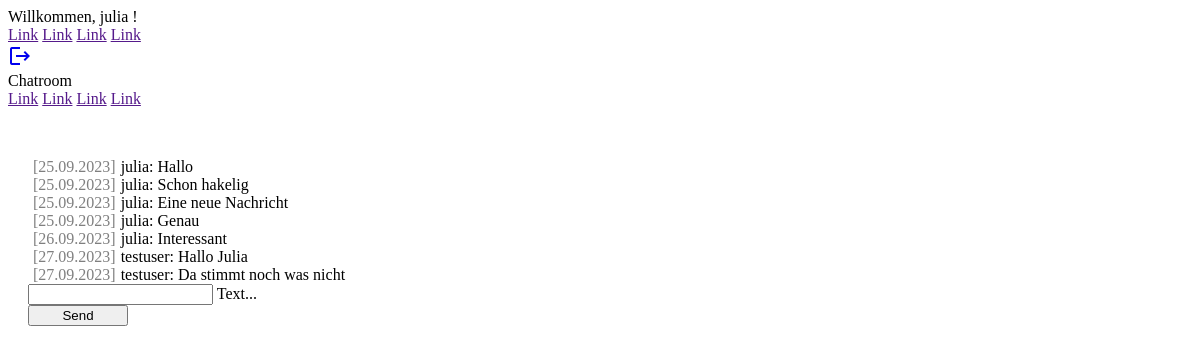
Page /chat/ (signed in) on the earlier database version.
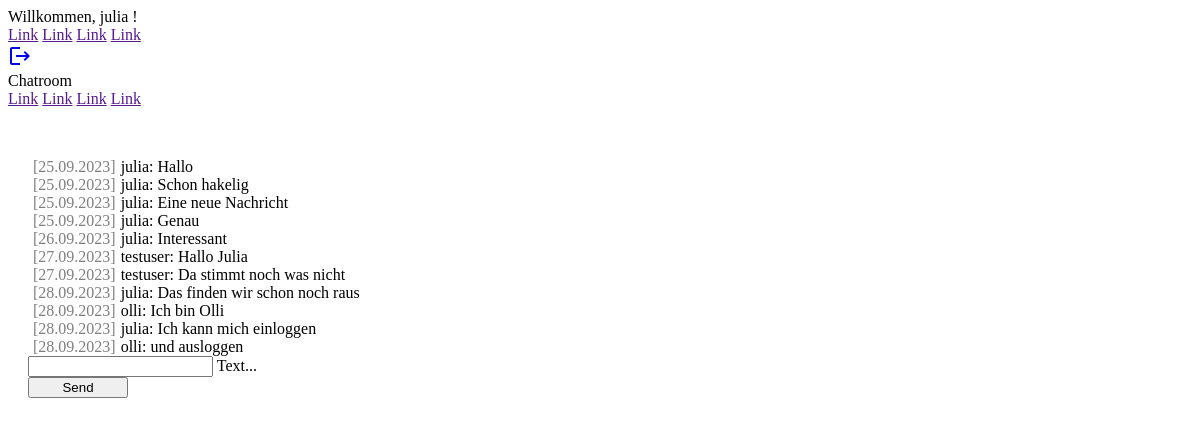
Same page on the later database version.
### chat/models.py (models this page shows)
class Message(models.Model):
    text = models.CharField(max_length=500)
    created_at = models.DateField(default=date.today)
    chat = models.ForeignKey(Chat, on_delete=models.CASCADE,  related_name='chat_message_set', default=None , blank=True, null=True )
    author = models.ForeignKey(settings.AUTH_USER_MODEL, on_delete=models.CASCADE, related_name='author_message_set')
    receiver = models.ForeignKey(settings.AUTH_USER_MODEL, on_delete=models.CASCADE, related_name='receiver_message_set')

### chat/views.py (the view)
# urls.py: path('chat/', index, name='chat'),
@login_required(login_url='/login/')
def index(request):
    if request.method == 'POST':
        myChat = Chat.objects.get(id=1)
        Message.objects.create(text=request.POST['textmessage'], chat=myChat, author=request.user, receiver=request.user)
    chatMessages = Message.objects.filter(chat__id=1)
    return render(request, 'chat/index.html', {'messages':  chatMessages})

### chat/templates/chat/index.html (shortened to what this page needs)
{% extends "base.html" %}
{% block content %}
{% if request.user.is_authenticated %}
{% for message in messages %}
<div>
  <span class="grey">[{{ message.created_at | date:"d.m.Y" }}]</span>{{message.author}}: {{message.text}}
</div>
{%endfor%}
<form onsubmit="sendMessage(); return false;" method="post">
  <div class="mdl-textfield mdl-js-textfield mdl-textfield--floating-label">
    <input class="mdl-textfield__input" name="textmessage" type="text" id="messageField" />
    <label class="mdl-textfield__label" for="messageField">Text...</label>
  </div>
  <button class="mdl-button mdl-js-button mdl-button--raised mdl-js-ripple-effect mdl-button--accent">
    Send
  </button>
</form>
{% else %}
<h1>Nicht eingeloggt</h1>
<p>Du bist nicht eingeloggt. Bitte logge dich ein.<br>
  Bitte klicke <a href="/login/">hier</a></p>
{% endif %}
{% endblock %}

### templates/base.html (shortened to what this page needs)
{% load static %}
<!DOCTYPE html>
<html lang="en">
<head>
    <link rel="stylesheet" href="{% static 'css/style.css' %}">
<link
  rel="stylesheet"
  href="https://code.getmdl.io/1.3.0/material.indigo-pink.min.css"
/>
</head>
<body>
<div class="mdl-layout mdl-js-layout mdl-layout--fixed-header">
    <header class="mdl-layout__header">
      <div class="mdl-layout__header-row">
        <span class="mdl-layout-title">
          {% if request.user.is_authenticated%}
          Willkommen, {{request.user.username}} !
          {% else %}
          Willkommen.
          {% endif %}
        </span>
        <nav class="mdl-navigation mdl-layout--large-screen-only">
          <a class="mdl-navigation__link" href="">Link</a>
          <a class="mdl-navigation__link" href="">Link</a>
          <a class="mdl-navigation__link" href="">Link</a>
          <a class="mdl-navigation__link" href="">Link</a>
        </nav>
        <a href="{% url 'logout' %}"> <i class="material-icons">logout</i></a>
      </div>
    </header>
    <div class="mdl-layout__drawer">
      <span class="mdl-layout-title">Chatroom</span>
      <nav class="mdl-navigation">
        <a class="mdl-navigation__link" href="">Link</a>
        <a class="mdl-navigation__link" href="">Link</a>
        <a class="mdl-navigation__link" href="">Link</a>
        <a class="mdl-navigation__link" href="">Link</a>
      </nav>
    </div>
    <main class="mdl-layout__content">
      <div class="page-content">
    {% block content %}
    {% endblock %}
      </div>
    </main>
  </div>
</body>
</html>

### static/css/style.css (style rules this page uses)
@media (min-width: 800px) { .page-content { padding: 100px 100px; } }
@media (min-width: 800px) { button { width: 200px; } }
@media ( min-width: 250px) { .page-content { padding: 50px 20px; } }
@media ( min-width: 250px) { button { width: 100px; } }
@media ( min-width: 250px) { .grey { color: rgba(0, 0, 0, 0.5); padding: 5px; } }
@media ( min-width: 250px) { .material-icons { cursor: pointer; } }

Differences in the rows shown:
added Message: created_at "28.09.2023", author "julia", text "Das finden wir schon noch raus"
added Message: created_at "28.09.2023", author "olli", text "Ich bin Olli"
added Message: created_at "28.09.2023", author "julia", text "Ich kann mich einloggen"
added Message: created_at "28.09.2023", author "olli", text "und ausloggen"
